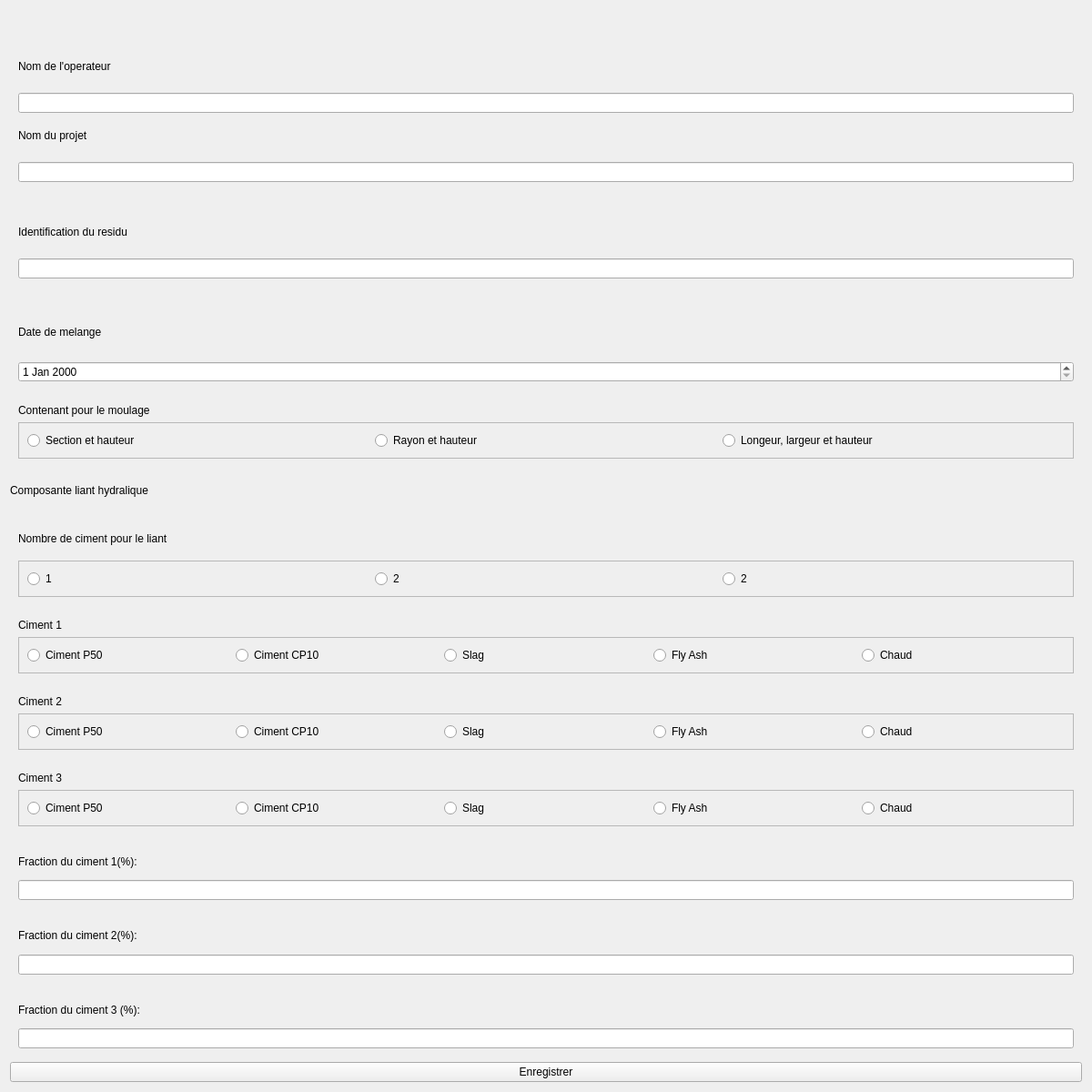
                <widget class="QWidget" name="scrollAreaWidgetContents_2">
                 <property name="geometry">
                  <rect>
                   <x>0</x>
                   <y>-588</y>
                   <width>1200</width>
                   <height>1200</height>
                  </rect>
                 </property>
                 <property name="minimumSize">
                  <size>
                   <width>1200</width>
                   <height>1200</height>
                  </size>
                 </property>
                 <layout class="QVBoxLayout" name="verticalLayout_26">
                  <item>
                   <widget class="QWidget" name="widget_5" native="true">
                    <property name="minimumSize">
                     <size>
                      <width>0</width>
                      <height>100</height>
                     </size>
                    </property>
                    <property name="maximumSize">
                     <size>
                      <width>16777215</width>
                      <height>40</height>
                     </size>
                    </property>
                    <property name="styleSheet">
                     <string notr="true"/>
                    </property>
                    <layout class="QVBoxLayout" name="verticalLayout_22">
                     <item>
                      <widget class="QLabel" name="label_4">
                       <property name="minimumSize">
                        <size>
                         <width>0</width>
                         <height>30</height>
                        </size>
                       </property>
                       <property name="maximumSize">
                        <size>
                         <width>16777215</width>
                         <height>30</height>
                        </size>
                       </property>
                       <property name="text">
                        <string>Nom de l'operateur</string>
                       </property>
                      </widget>
                     </item>
                     <item>
                      <widget class="QLineEdit" name="lineEdit_2"/>
                     </item>
                    </layout>
                   </widget>
                  </item>
                  <item>
                   <widget class="QWidget" name="widget_8" native="true">
                    <property name="minimumSize">
                     <size>
                      <width>0</width>
                      <height>100</height>
                     </size>
                    </property>
                    <property name="maximumSize">
                     <size>
                      <width>16777215</width>
                      <height>100</height>
                     </size>
                    </property>
                    <layout class="QVBoxLayout" name="verticalLayout_23">
                     <item>
                      <widget class="QLabel" name="label_5">
                       <property name="minimumSize">
                        <size>
                         <width>0</width>
                         <height>30</height>
                        </size>
                       </property>
                       <property name="maximumSize">
                        <size>
                         <width>16777215</width>
                         <height>30</height>
                        </size>
                       </property>
                       <property name="text">
                        <string>Nom du projet</string>
                       </property>
                      </widget>
                     </item>
                     <item>
                      <widget class="QLineEdit" name="lineEdit"/>
                     </item>
                    </layout>
                   </widget>
                  </item>
                  <item>
                   <widget class="QWidget" name="widget_9" native="true">
                    <property name="minimumSize">
                     <size>
                      <width>0</width>
                      <height>100</height>
                     </size>
                    </property>
                    <property name="maximumSize">
                     <size>
                      <width>16777215</width>
                      <height>100</height>
                     </size>
                    </property>
                    <layout class="QVBoxLayout" name="verticalLayout_24">
                     <item>
                      <widget class="QLabel" name="label_8">
                       <property name="minimumSize">
                        <size>
                         <width>0</width>
                         <height>30</height>
                        </size>
                       </property>
                       <property name="maximumSize">
                        <size>
                         <width>16777215</width>
                         <height>30</height>
                        </size>
                       </property>
                       <property name="text">
                        <string>Identification du residu</string>
                       </property>
                      </widget>
                     </item>
                     <item>
                      <widget class="QLineEdit" name="lineEdit_3"/>
                     </item>
                    </layout>
                   </widget>
                  </item>
                  <item>
                   <widget class="QWidget" name="widget_10" native="true">
                    <property name="minimumSize">
                     <size>
                      <width>0</width>
                      <height>100</height>
                     </size>
                    </property>
                    <property name="maximumSize">
                     <size>
                      <width>16777215</width>
                      <height>100</height>
                     </size>
                    </property>
                    <layout class="QVBoxLayout" name="verticalLayout_21">
                     <item>
                      <widget class="QLabel" name="label_9">
                       <property name="text">
                        <string>Date de melange</string>
                       </property>
                      </widget>
                     </item>
                     <item>
                      <widget class="QDateEdit" name="dateEdit"/>
                     </item>
                    </layout>
                   </widget>
                  </item>
                  <item>
                   <widget class="QWidget" name="widget_11" native="true">
                    <property name="maximumSize">
                     <size>
                      <width>16777215</width>
                      <height>100</height>
                     </size>
                    </property>
                    <layout class="QVBoxLayout" name="verticalLayout_25">
                     <item>
                      <widget class="QLabel" name="label_10">
                       <property name="text">
                        <string>Contenant pour le moulage</string>
                       </property>
                      </widget>
                     </item>
                     <item>
                      <widget class="QFrame" name="frame">
                       <property name="maximumSize">
                        <size>
                         <width>16777215</width>
                         <height>60</height>
                        </size>
                       </property>
                       <property name="frameShape">
                        <enum>QFrame::StyledPanel</enum>
                       </property>
                       <property name="frameShadow">
                        <enum>QFrame::Raised</enum>
                       </property>
                       <layout class="QHBoxLayout" name="horizontalLayout">
                        <item>
                         <widget class="QRadioButton" name="radioButton_5">
                          <property name="text">
                           <string>Section et hauteur</string>
                          </property>
                         </widget>
                        </item>
                        <item>
                         <widget class="QRadioButton" name="radioButton_6">
                          <property name="text">
                           <string>Rayon et hauteur</string>
                          </property>
                         </widget>
                        </item>
                        <item>
                         <widget class="QRadioButton" name="radioButton_7">
                          <property name="text">
                           <string>Longeur, largeur et hauteur</string>
                          </property>
                         </widget>
                        </item>
                       </layout>
                      </widget>
                     </item>
                    </layout>
                   </widget>
                  </item>
                  <item>
                   <widget class="QLabel" name="label_11">
                    <property name="maximumSize">
                     <size>
                      <width>16777215</width>
                      <height>40</height>
                     </size>
                    </property>
                    <property name="text">
                     <string>Composante liant hydralique</string>
                    </property>
                   </widget>
                  </item>
                  <item>
                   <widget class="QWidget" name="widget_12" native="true">
                    <property name="minimumSize">
                     <size>
                      <width>0</width>
                      <height>100</height>
                     </size>
                    </property>
                    <property name="maximumSize">
                     <size>
                      <width>16777215</width>
                      <height>100</height>
                     </size>
                    </property>
                    <layout class="QVBoxLayout" name="verticalLayout_28">
                     <item>
                      <widget class="QLabel" name="label_12">
                       <property name="text">
                        <string>Nombre de ciment pour le liant</string>
                       </property>
                      </widget>
                     </item>
                     <item>
                      <widget class="QFrame" name="frame_2">
                       <property name="frameShape">
                        <enum>QFrame::StyledPanel</enum>
                       </property>
                       <property name="frameShadow">
                        <enum>QFrame::Raised</enum>
                       </property>
                       <layout class="QHBoxLayout" name="horizontalLayout_6">
                        <item>
                         <widget class="QRadioButton" name="radioButton_8">
                          <property name="text">
                           <string>1</string>
                          </property>
                         </widget>
                        </item>
                        <item>
                         <widget class="QRadioButton" name="radioButton_9">
                          <property name="text">
                           <string>2</string>
                          </property>
                         </widget>
                        </item>
                        <item>
                         <widget class="QRadioButton" name="radioButton_10">
                          <property name="text">
                           <string>2</string>
                          </property>
                         </widget>
                        </item>
                       </layout>
                      </widget>
                     </item>
                    </layout>
                   </widget>
                  </item>
                  <item>
                   <widget class="QWidget" name="widget_13" native="true">
                    <property name="maximumSize">
                     <size>
                      <width>16777215</width>
                      <height>100</height>
                     </size>
                    </property>
                    <layout class="QVBoxLayout" name="verticalLayout_29">
                     <item>
                      <widget class="QLabel" name="label_13">
                       <property name="maximumSize">
                        <size>
                         <width>16777215</width>
                         <height>40</height>
                        </size>
                       </property>
                       <property name="text">
                        <string>Ciment 1</string>
                       </property>
                      </widget>
                     </item>
                     <item>
                      <widget class="QFrame" name="frame_3">
                       <property name="frameShape">
                        <enum>QFrame::StyledPanel</enum>
                       </property>
                       <property name="frameShadow">
                        <enum>QFrame::Raised</enum>
                       </property>
                       <layout class="QHBoxLayout" name="horizontalLayout_7">
                        <item>
                         <widget class="QRadioButton" name="radioButton_15">
                          <property name="text">
                           <string>Ciment P50</string>
                          </property>
                         </widget>
                        </item>
                        <item>
                         <widget class="QRadioButton" name="radioButton_14">
                          <property name="text">
                           <string>Ciment CP10</string>
                          </property>
                         </widget>
                        </item>
                        <item>
                         <widget class="QRadioButton" name="radioButton_11">
                          <property name="text">
                           <string>Slag</string>
                          </property>
                         </widget>
                        </item>
                        <item>
                         <widget class="QRadioButton" name="radioButton_12">
                          <property name="text">
                           <string>Fly Ash</string>
                          </property>
                         </widget>
                        </item>
                        <item>
                         <widget class="QRadioButton" name="radioButton_13">
                          <property name="text">
                           <string>Chaud</string>
                          </property>
                         </widget>
                        </item>
                       </layout>
                      </widget>
                     </item>
                    </layout>
                   </widget>
                  </item>
                  <item>
                   <widget class="QWidget" name="widget_14" native="true">
                    <property name="maximumSize">
                     <size>
                      <width>16777215</width>
                      <height>100</height>
                     </size>
                    </property>
                    <layout class="QVBoxLayout" name="verticalLayout_30">
                     <item>
                      <widget class="QLabel" name="label_14">
                       <property name="text">
                        <string>Ciment 2</string>
                       </property>
                      </widget>
                     </item>
                     <item>
                      <widget class="QFrame" name="frame_4">
                       <property name="frameShape">
                        <enum>QFrame::StyledPanel</enum>
                       </property>
                       <property name="frameShadow">
                        <enum>QFrame::Raised</enum>
                       </property>
                       <layout class="QHBoxLayout" name="horizontalLayout_8">
                        <item>
                         <widget class="QRadioButton" name="radioButton_16">
                          <property name="text">
                           <string>Ciment P50</string>
                          </property>
                         </widget>
                        </item>
                        <item>
                         <widget class="QRadioButton" name="radioButton_17">
                          <property name="text">
                           <string>Ciment CP10</string>
                          </property>
                         </widget>
                        </item>
                        <item>
                         <widget class="QRadioButton" name="radioButton_18">
                          <property name="text">
                           <string>Slag</string>
                          </property>
                         </widget>
                        </item>
                        <item>
                         <widget class="QRadioButton" name="radioButton_19">
                          <property name="text">
                           <string>Fly Ash</string>
                          </property>
                         </widget>
                        </item>
                        <item>
                         <widget class="QRadioButton" name="radioButton_20">
                          <property name="text">
                           <string>Chaud</string>
                          </property>
                         </widget>
                        </item>
                       </layout>
                      </widget>
                     </item>
                    </layout>
                   </widget>
                  </item>
                  <item>
                   <widget class="QWidget" name="widget_15" native="true">
                    <property name="maximumSize">
                     <size>
                      <width>16777215</width>
                      <height>100</height>
                     </size>
                    </property>
                    <layout class="QVBoxLayout" name="verticalLayout_31">
                     <item>
                      <widget class="QLabel" name="label_15">
                       <property name="text">
                        <string>Ciment 3</string>
                       </property>
                      </widget>
                     </item>
                     <item>
                      <widget class="QFrame" name="frame_5">
                       <property name="frameShape">
                        <enum>QFrame::StyledPanel</enum>
                       </property>
                       <property name="frameShadow">
                        <enum>QFrame::Raised</enum>
                       </property>
                       <layout class="QHBoxLayout" name="horizontalLayout_9">
                        <item>
                         <widget class="QRadioButton" name="radioButton_21">
                          <property name="text">
                           <string>Ciment P50</string>
                          </property>
                         </widget>
                        </item>
                        <item>
                         <widget class="QRadioButton" name="radioButton_22">
                          <property name="text">
                           <string>Ciment CP10</string>
                          </property>
                         </widget>
                        </item>
                        <item>
                         <widget class="QRadioButton" name="radioButton_23">
                          <property name="text">
                           <string>Slag</string>
                          </property>
                         </widget>
                        </item>
                        <item>
                         <widget class="QRadioButton" name="radioButton_24">
                          <property name="text">
                           <string>Fly Ash</string>
                          </property>
                         </widget>
                        </item>
                        <item>
                         <widget class="QRadioButton" name="radioButton_25">
                          <property name="text">
                           <string>Chaud</string>
                          </property>
                         </widget>
                        </item>
                       </layout>
                      </widget>
                     </item>
                    </layout>
                   </widget>
                  </item>
                  <item>
                   <widget class="QWidget" name="widget_16" native="true">
                    <property name="maximumSize">
                     <size>
                      <width>16777215</width>
                      <height>100</height>
                     </size>
                    </property>
                    <layout class="QVBoxLayout" name="verticalLayout_32">
                     <item>
                      <widget class="QLabel" name="label_16">
                       <property name="text">
                        <string>Fraction du ciment 1(%):</string>
                       </property>
                      </widget>
                     </item>
                     <item>
                      <widget class="QLineEdit" name="lineEdit_4"/>
                     </item>
                    </layout>
                   </widget>
                  </item>
                  <item>
                   <widget class="QWidget" name="widget_17" native="true">
                    <property name="maximumSize">
                     <size>
                      <width>16777215</width>
                      <height>100</height>
                     </size>
                    </property>
                    <layout class="QVBoxLayout" name="verticalLayout_33">
                     <item>
                      <widget class="QLabel" name="label_17">
                       <property name="text">
                        <string>Fraction du ciment 2(%):</string>
                       </property>
                      </widget>
                     </item>
                     <item>
                      <widget class="QLineEdit" name="lineEdit_5"/>
                     </item>
                    </layout>
                   </widget>
                  </item>
                  <item>
                   <widget class="QWidget" name="widget_18" native="true">
                    <property name="maximumSize">
                     <size>
                      <width>16777215</width>
                      <height>100</height>
                     </size>
                    </property>
                    <layout class="QVBoxLayout" name="verticalLayout_34">
                     <item>
                      <widget class="QLabel" name="label_18">
                       <property name="text">
                        <string>Fraction du ciment 3 (%):</string>
                       </property>
                      </widget>
                     </item>
                     <item>
                      <widget class="QLineEdit" name="lineEdit_6"/>
                     </item>
                    </layout>
                   </widget>
                  </item>
                  <item>
                   <widget class="QPushButton" name="pushButton_13">
                    <property name="text">
                     <string>Enregistrer</string>
                    </property>
                   </widget>
                  </item>
                 </layout>
                </widget>
